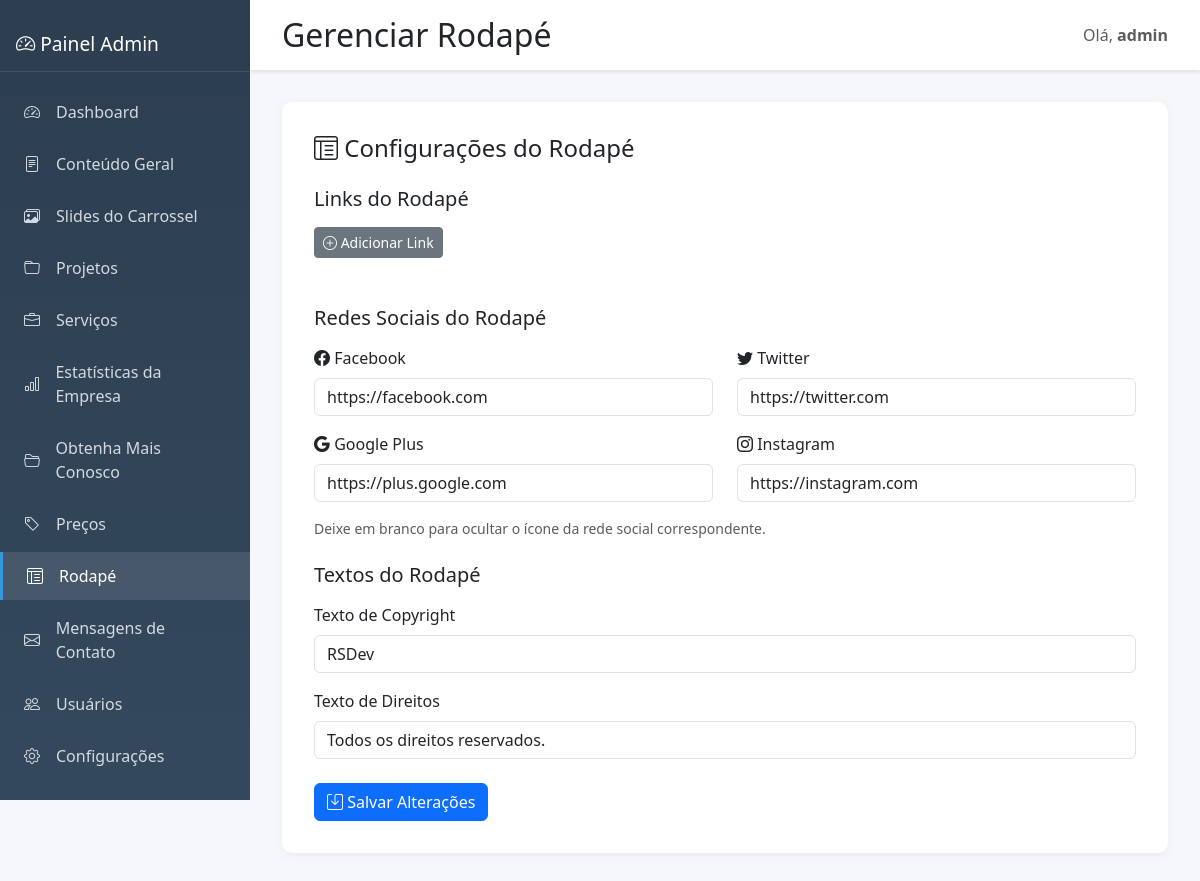
The page /admin/footer (signed in) on the database its author committed.
### tables this page shows
CREATE TABLE site_content
                 (id INTEGER PRIMARY KEY AUTOINCREMENT,
                  section TEXT NOT NULL,
                  field TEXT NOT NULL,
                  content TEXT,
                  image_path TEXT,
                  created_at TIMESTAMP DEFAULT CURRENT_TIMESTAMP,
                  updated_at TIMESTAMP DEFAULT CURRENT_TIMESTAMP,
                  UNIQUE(section, field));

### admin.py (the view, shortened to what this page needs)
@admin_bp.route('/footer', methods=['GET', 'POST'])
@login_required
def footer():
    conn = get_db()
    footer_data = {}
    rows = conn.execute("SELECT field, content FROM site_content WHERE section='footer'").fetchall()
    for row in rows:
        footer_data[row['field']] = row['content']
    footer_links = []
    for key, value in footer_data.items():
        if key.startswith('link_'):
            if '|' in value:
                text, url = value.split('|', 1)
                footer_links.append({'text': text, 'url': url})
    conn.close()
    return render_template('admin/footer.html', footer_data=footer_data, footer_links=footer_links)

### admin.py (called while the page is built)
def login_required(f):
    @wraps(f)
    def decorated_function(*args, **kwargs):
        if 'admin_logged_in' not in session:
            return redirect(url_for('admin.login'))
        return f(*args, **kwargs)
    return decorated_function

def get_db():
    conn = sqlite3.connect(DB_PATH)
    conn.row_factory = sqlite3.Row
    return conn

### templates/admin/footer.html (shortened to what this page needs)
{% extends "admin/base.html" %}
{% block page_title %}Gerenciar Rodapé{% endblock %}
{% block content %}
<div class="content-card">
    <h4 class="mb-4"><i class="bi bi-layout-text-window-reverse"></i> Configurações do Rodapé</h4>
    <form method="POST">
        <h5 class="mt-4 mb-3">Links do Rodapé</h5>
        <button type="button" class="btn btn-sm btn-secondary mb-4" onclick="addLink()">
            <i class="bi bi-plus-circle"></i> Adicionar Link
        </button>
        <h5 class="mt-4 mb-3">Redes Sociais do Rodapé</h5>
        <div class="row">
            <div class="col-md-6 mb-3">
                <label class="form-label"><i class="bi bi-facebook"></i> Facebook</label>
                <input type="url" class="form-control" name="social_facebook"
                       value="{% if footer_data.social_facebook %}{{ footer_data.social_facebook }}{% else %}https://facebook.com{% endif %}"
                       placeholder="https://facebook.com/seu-perfil">
            </div>
            <div class="col-md-6 mb-3">
                <label class="form-label"><i class="bi bi-twitter"></i> Twitter</label>
                <input type="url" class="form-control" name="social_twitter"
                       value="{% if footer_data.social_twitter %}{{ footer_data.social_twitter }}{% else %}https://twitter.com{% endif %}"
                       placeholder="https://twitter.com/seu-perfil">
            </div>
            <div class="col-md-6 mb-3">
                <label class="form-label"><i class="bi bi-google"></i> Google Plus</label>
                <input type="url" class="form-control" name="social_google"
                       value="{% if footer_data.social_google %}{{ footer_data.social_google }}{% else %}https://plus.google.com{% endif %}"
                       placeholder="https://plus.google.com/seu-perfil">
            </div>
            <div class="col-md-6 mb-3">
                <label class="form-label"><i class="bi bi-instagram"></i> Instagram</label>
                <input type="url" class="form-control" name="social_instagram"
                       value="{% if footer_data.social_instagram %}{{ footer_data.social_instagram }}{% else %}https://instagram.com{% endif %}"
                       placeholder="https://instagram.com/seu-perfil">
            </div>
        </div>
        <small class="text-muted mb-3 d-block">Deixe em branco para ocultar o ícone da rede social correspondente.</small>
        <h5 class="mt-4 mb-3">Textos do Rodapé</h5>
        <div class="mb-3">
            <label class="form-label">Texto de Copyright</label>
            <input type="text" class="form-control" name="copyright_text"
                   value="{% if footer_data.copyright_text %}{{ footer_data.copyright_text }}{% else %}RatherApp{% endif %}">
        </div>
        <div class="mb-3">
            <label class="form-label">Texto de Direitos</label>
            <input type="text" class="form-control" name="rights_text"
                   value="{% if footer_data.rights_text %}{{ footer_data.rights_text }}{% else %}Todos os direitos reservados.{% endif %}">
        </div>
        <div class="mt-4">
            <button type="submit" class="btn btn-primary">
                <i class="bi bi-save"></i> Salvar Alterações
            </button>
        </div>
    </form>
</div>
{% endblock %}

### templates/admin/base.html (style rules this page uses)
:root { --sidebar-width: 250px; --header-height: 60px; }
body { background-color: #f5f7fa; }
.content-card { background: white; border-radius: 10px; padding: 2rem; box-shadow: 0 2px 10px rgba(0,0,0,0.05); margin-bottom: 2rem; }

### rows shown on the page
site_content: social_facebook "https://facebook.com"
site_content: social_twitter "https://twitter.com"
site_content: social_instagram "https://instagram.com"
site_content: copyright_text "RSDev"
site_content: rights_text "Todos os direitos reservados."

### other values the page prints
{{ session.get('admin_username', 'Admin') }} "admin"
